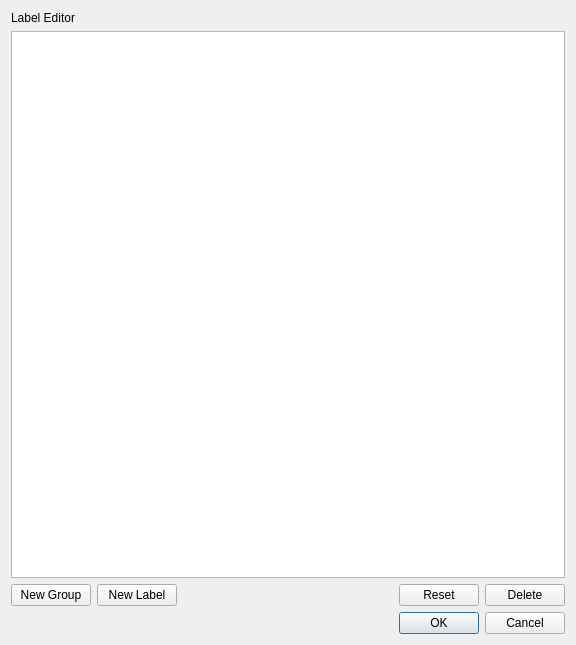
<?xml version="1.0" encoding="UTF-8"?>
<ui version="4.0">
 <class>LabelEditor</class>
 <widget class="QDialog" name="LabelEditor">
  <property name="geometry">
   <rect>
    <x>0</x>
    <y>0</y>
    <width>576</width>
    <height>645</height>
   </rect>
  </property>
  <property name="windowTitle">
   <string>Dialog</string>
  </property>
  <layout class="QVBoxLayout" name="verticalLayout">
   <item>
    <widget class="QLabel" name="label">
     <property name="text">
      <string>Label Editor</string>
     </property>
    </widget>
   </item>
   <item>
    <widget class="QTreeView" name="treeView"/>
   </item>
   <item>
    <layout class="QHBoxLayout" name="horizontalLayout">
     <property name="topMargin">
      <number>0</number>
     </property>
     <item>
      <widget class="QPushButton" name="buttonNewGroup">
       <property name="text">
        <string>New Group</string>
       </property>
      </widget>
     </item>
     <item>
      <widget class="QPushButton" name="buttonNewLabel">
       <property name="text">
        <string>New Label</string>
       </property>
      </widget>
     </item>
     <item>
      <spacer name="horizontalSpacer">
       <property name="orientation">
        <enum>Qt::Horizontal</enum>
       </property>
       <property name="sizeHint" stdset="0">
        <size>
         <width>40</width>
         <height>20</height>
        </size>
       </property>
      </spacer>
     </item>
     <item>
      <widget class="QPushButton" name="buttonReset">
       <property name="text">
        <string>Reset</string>
       </property>
      </widget>
     </item>
     <item>
      <widget class="QPushButton" name="buttonDelete">
       <property name="text">
        <string>Delete</string>
       </property>
      </widget>
     </item>
    </layout>
   </item>
   <item>
    <widget class="QDialogButtonBox" name="labelEditorButtonBox">
     <property name="orientation">
      <enum>Qt::Horizontal</enum>
     </property>
     <property name="standardButtons">
      <set>QDialogButtonBox::Cancel|QDialogButtonBox::Ok</set>
     </property>
    </widget>
   </item>
  </layout>
 </widget>
 <resources/>
 <connections>
  <connection>
   <sender>labelEditorButtonBox</sender>
   <signal>rejected()</signal>
   <receiver>LabelEditor</receiver>
   <slot>reject()</slot>
   <hints>
    <hint type="sourcelabel">
     <x>316</x>
     <y>260</y>
    </hint>
    <hint type="destinationlabel">
     <x>286</x>
     <y>274</y>
    </hint>
   </hints>
  </connection>
 </connections>
</ui>
